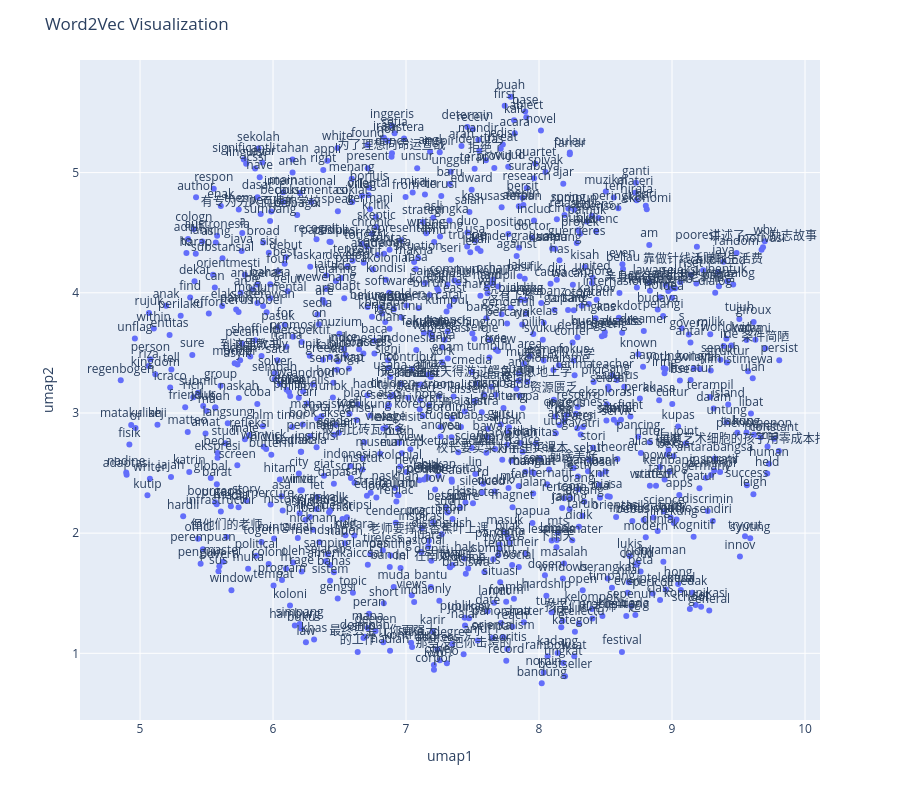

Notebook code for this chart:
### Markdown cell above
### Word2Vec Visualization

### Code cell
X_umap = UMAP(random_state=42, n_jobs=1).fit_transform(wv.vectors)
df_visual = pd.DataFrame(X_umap, columns=['umap1', 'umap2'])
df_visual['word'] = wv.index_to_key
fig = px.scatter(df_visual, x='umap1', y='umap2', text='word')
fig.update_traces(textposition='top center')
fig.update_layout(height=800, title_text='Word2Vec Visualization')
import matplotlib.pyplot as plt
from matplotlib import font_manager
from IPython.display import Image
available_fonts = {font.name for font in font_manager.fontManager.ttflist}
label_font = next((font for font in ['Microsoft YaHei', 'Noto Sans CJK SC',
                                   'Noto Sans CJK JP', 'SimHei', 'DejaVu Sans']
                   if font in available_fonts), 'sans-serif')
with plt.rc_context({'font.family': label_font}):
    png_fig, ax = plt.subplots(figsize=(12, 8))
    ax.set_facecolor('#E5ECF6')
    ax.grid(color='white')
    ax.set_axisbelow(True)
    ax.scatter(df_visual['umap1'], df_visual['umap2'], s=18, color='#636EFA')
    for row in df_visual.itertuples():
        ax.annotate(row.word, (row.umap1, row.umap2), xytext=(0, 3),
                    textcoords='offset points', ha='center', va='bottom', fontsize=7)
    ax.set(xlabel='umap1', ylabel='umap2', title=fig.layout.title.text)
    png_path = RESULT / 'word2vec_umap.png'
    png_fig.savefig(png_path, dpi=120, bbox_inches='tight')
    plt.close(png_fig)
display(Image(filename=str(png_path)))

fig.show(renderer='plotly_mimetype')
df_visual.to_csv(RESULT / 'word2vec_umap.csv', index=False, encoding='utf-8-sig')
fig.write_html(RESULT / 'word2vec_umap.html', include_plotlyjs=True)

### Figure 1 — Plotly figure (JSON) as saved in the notebook; plotly's stock layout.template omitted (floating-point values rounded to 4 significant figures; data arrays with more than 128 entries replaced by an {"elided": "..."} marker saying what was removed)
{"data": [{"hovertemplate": "umap1=%{x}<br>umap2=%{y}<br>word=%{text}<extra></extra>", "legendgroup": "", "marker": {"color": "#636efa", "symbol": "circle"}, "mode": "markers+text", "name": "", "orientation": "v", "showlegend": false, "text": {"elided": "813 str values"}, "textposition": "top center", "type": "scatter", "x": {"elided": "813 float values"}, "xaxis": "x", "y": {"elided": "813 float values"}, "yaxis": "y"}], "layout": {"height": 800, "legend": {"tracegroupgap": 0}, "margin": {"t": 60}, "title": {"text": "Word2Vec Visualization"}, "xaxis": {"anchor": "y", "domain": [0, 1], "title": {"text": "umap1"}}, "yaxis": {"anchor": "x", "domain": [0, 1], "title": {"text": "umap2"}}}}
